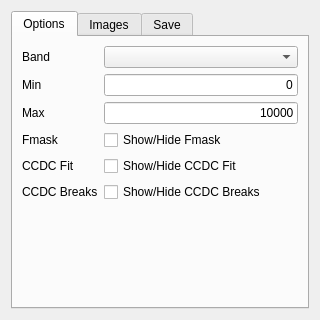
<?xml version="1.0" encoding="UTF-8"?>
<ui version="4.0">
 <class>CCDCTools</class>
 <widget class="QWidget" name="CCDCTools">
  <property name="geometry">
   <rect>
    <x>0</x>
    <y>0</y>
    <width>320</width>
    <height>320</height>
   </rect>
  </property>
  <property name="sizePolicy">
   <sizepolicy hsizetype="Minimum" vsizetype="Minimum">
    <horstretch>0</horstretch>
    <verstretch>0</verstretch>
   </sizepolicy>
  </property>
  <property name="minimumSize">
   <size>
    <width>320</width>
    <height>320</height>
   </size>
  </property>
  <property name="windowTitle">
   <string>Form</string>
  </property>
  <layout class="QVBoxLayout" name="verticalLayout_2">
   <item>
    <widget class="QTabWidget" name="tabWidget">
     <property name="currentIndex">
      <number>0</number>
     </property>
     <widget class="QWidget" name="tab_options">
      <attribute name="title">
       <string>Options</string>
      </attribute>
      <layout class="QVBoxLayout" name="verticalLayout">
       <item>
        <layout class="QFormLayout" name="formLayout">
         <property name="fieldGrowthPolicy">
          <enum>QFormLayout::AllNonFixedFieldsGrow</enum>
         </property>
         <item row="0" column="0">
          <widget class="QLabel" name="lab_band">
           <property name="text">
            <string>Band</string>
           </property>
          </widget>
         </item>
         <item row="0" column="1">
          <widget class="QComboBox" name="combox_band"/>
         </item>
         <item row="2" column="0">
          <widget class="QLabel" name="lab_min">
           <property name="text">
            <string>Min</string>
           </property>
          </widget>
         </item>
         <item row="3" column="0">
          <widget class="QLabel" name="lab_max">
           <property name="text">
            <string>Max</string>
           </property>
          </widget>
         </item>
         <item row="4" column="0">
          <widget class="QLabel" name="lab_fmask">
           <property name="text">
            <string>Fmask</string>
           </property>
          </widget>
         </item>
         <item row="4" column="1">
          <widget class="QCheckBox" name="cbox_fmask">
           <property name="text">
            <string>Show/Hide Fmask</string>
           </property>
          </widget>
         </item>
         <item row="5" column="0">
          <widget class="QLabel" name="lab_fit">
           <property name="text">
            <string>CCDC Fit</string>
           </property>
          </widget>
         </item>
         <item row="5" column="1">
          <widget class="QCheckBox" name="cbox_ccdcfit">
           <property name="text">
            <string>Show/Hide CCDC Fit</string>
           </property>
          </widget>
         </item>
         <item row="6" column="0">
          <widget class="QLabel" name="lab_breaks">
           <property name="text">
            <string>CCDC Breaks</string>
           </property>
          </widget>
         </item>
         <item row="6" column="1">
          <widget class="QCheckBox" name="cbox_ccdcbreak">
           <property name="text">
            <string>Show/Hide CCDC Breaks</string>
           </property>
          </widget>
         </item>
         <item row="2" column="1">
          <widget class="QLineEdit" name="edit_min">
           <property name="inputMask">
            <string/>
           </property>
           <property name="text">
            <string>0</string>
           </property>
           <property name="alignment">
            <set>Qt::AlignRight|Qt::AlignTrailing|Qt::AlignVCenter</set>
           </property>
          </widget>
         </item>
         <item row="3" column="1">
          <widget class="QLineEdit" name="edit_max">
           <property name="inputMask">
            <string/>
           </property>
           <property name="text">
            <string>10000</string>
           </property>
           <property name="alignment">
            <set>Qt::AlignRight|Qt::AlignTrailing|Qt::AlignVCenter</set>
           </property>
          </widget>
         </item>
        </layout>
       </item>
      </layout>
     </widget>
     <widget class="QWidget" name="tab_images">
      <attribute name="title">
       <string>Images</string>
      </attribute>
     </widget>
     <widget class="QWidget" name="tab_save">
      <attribute name="title">
       <string>Save</string>
      </attribute>
     </widget>
    </widget>
   </item>
  </layout>
 </widget>
 <resources/>
 <connections/>
</ui>
